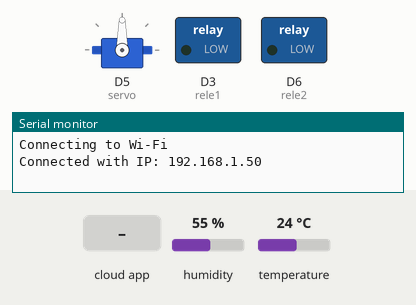
This sketch was run on a simulated ESP8266 (NodeMCU). On the bench: servo, switched loads named in the sketch (green lamp = pin HIGH), the last lines printed to the serial monitor. The test bench sets the inputs (shaded band); at power-on: humidity 55 %, temperature 24 °C. WiFi joins after 1.5 s; servers stay silent unless stated; the Firebase database answers and starts empty.

Above: at 3.1 s.
3.2 s: the phone or cloud app sets rele1 to 1
At 8.9 s:
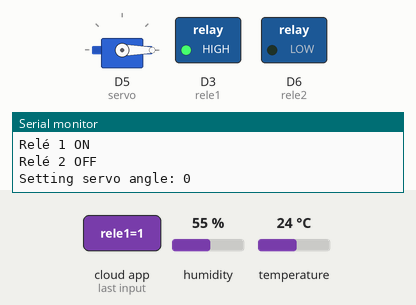
9.2 s: the phone or cloud app sets rele2 to 1
At 14.1 s:
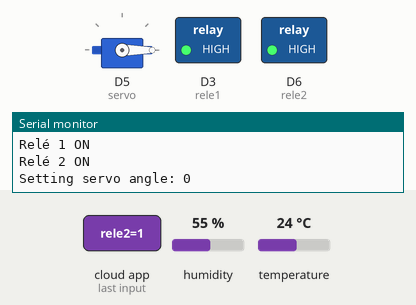
14.8 s: the phone or cloud app sets rele1 to 0
At 20.1 s:
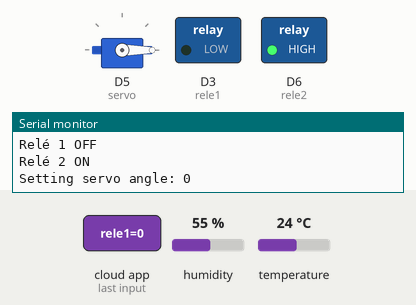
20.4 s: the phone or cloud app sets rele2 to 0
At 25.8 s:
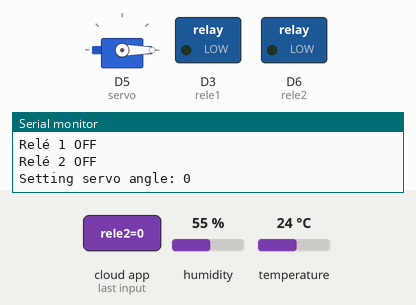
26.3 s: the phone or cloud app sets servoAngle to 1
At 31.2 s:
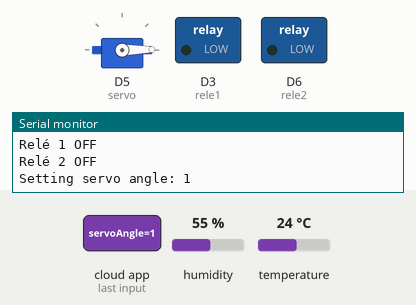
Timing chart, 0 to 32.7 s (numbered marks = the images above; inputs shaded):
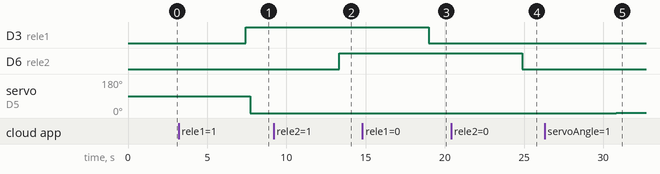

The sketch:

CODE.INO
```cpp
#include "FirebaseESP8266.h"  // Install Firebase ESP8266 library
#include <ESP8266WiFi.h>
#include <DHT.h>    // Install DHT11 Library and Adafruit Unified Sensor Library
#include <Servo.h>

#define FIREBASE_HOST "dht11weatherstat-default-rtdb.firebaseio.com" //Without http:// or https:// schemes
#define FIREBASE_AUTH "MndtKRC4Ul2PHfZrCdmjmOIVxqAh7kYP3n9cHUJb"

#define WIFI_SSID "Gustavo"
#define WIFI_PASSWORD "02018506"

#define DHTPIN D1    // Connect Data pin of DHT to D3
#define DHTTYPE    DHT11
DHT dht(DHTPIN, DHTTYPE);

Servo servo;
int servoAngle = 0;

int fireStatus;
int rele1 = D3;
int rele2 = D6;

// Define FirebaseESP8266 data object
FirebaseData firebaseData;
FirebaseJson json;

void setup()
{
  Serial.begin(9600);

  pinMode(rele1, OUTPUT);
  pinMode(rele2, OUTPUT);

  digitalWrite(rele1, LOW);
  digitalWrite(rele2, LOW);

  dht.begin();

  servo.attach(D5); // Connect servo to D5 pin

  WiFi.begin(WIFI_SSID, WIFI_PASSWORD);
  Serial.print("Connecting to Wi-Fi");
  while (WiFi.status() != WL_CONNECTED)
  {
    delay(500);
  }
  Serial.println();
  Serial.print("Connected with IP: ");
  Serial.println(WiFi.localIP());
  Serial.println();

  Firebase.begin(FIREBASE_HOST, FIREBASE_AUTH);
  Firebase.reconnectWiFi(true);
  Firebase.setInt(firebaseData, "rele1", 0);
  Firebase.setInt(firebaseData, "rele2", 0);
  Firebase.setInt(firebaseData, "servoAngle", servoAngle); // Set initial servo angle to 0
}

void loop()
{
  float h = dht.readHumidity();
  float t = dht.readTemperature();

  if (isnan(h) || isnan(t))
  {
    Serial.println(F("Failed to read from DHT sensor!"));
    return;
  }

  Firebase.pushFloat(firebaseData, "/humidity", h);        // Setup path to send humidity readings
  Firebase.pushFloat(firebaseData, "/temperature", t);
  delay(5000);

  if (Firebase.getInt(firebaseData, "/rele1"))
  {
    fireStatus = firebaseData.intData();
    if (fireStatus == 1)
    {
      Serial.println("Relé 1 ON");
      digitalWrite(rele1, HIGH);
    }
    else if (fireStatus == 0)
    {
      Serial.println("Relé 1 OFF");
      digitalWrite(rele1, LOW);
    }
    else
    {
      Serial.println("Wrong Credential! Please send 0 or 1");
    }
  }

  if (Firebase.getInt(firebaseData, "/rele2"))
  {
    fireStatus = firebaseData.intData();
    if (fireStatus == 1)
    {
      Serial.println("Relé 2 ON");
      digitalWrite(rele2, HIGH);
    }
    else if (fireStatus == 0)
    {
      Serial.println("Relé 2 OFF");
      digitalWrite(rele2, LOW);
    }
    else
    {
      Serial.println("Wrong Credential! Please send 0 or 1");
    }
  }

  if (Firebase.getInt(firebaseData, "/servoAngle"))
  {
    servoAngle = firebaseData.intData();
    if (servoAngle >= 0 && servoAngle <= 180)
    {
      Serial.print("Setting servo angle: ");
      Serial.println(servoAngle);
      servo.write(servoAngle);
    }
    else
    {
      Serial.println("Invalid servo angle! Please send a value between 0 and 180");
    }
  }
}
```

Measured:
- after the input at 3.2 s, D3 (rele1): LOW → HIGH after 4.2 s
- after the input at 9.2 s, D6 (rele2): LOW → HIGH after 4.2 s
- after the input at 14.8 s, D3 (rele1): HIGH → LOW after 4.2 s
- after the input at 20.4 s, D6 (rele2): HIGH → LOW after 4.5 s
- after the input at 26.3 s, servo on D5 (servo): 0° → 1° after 4.5 s
